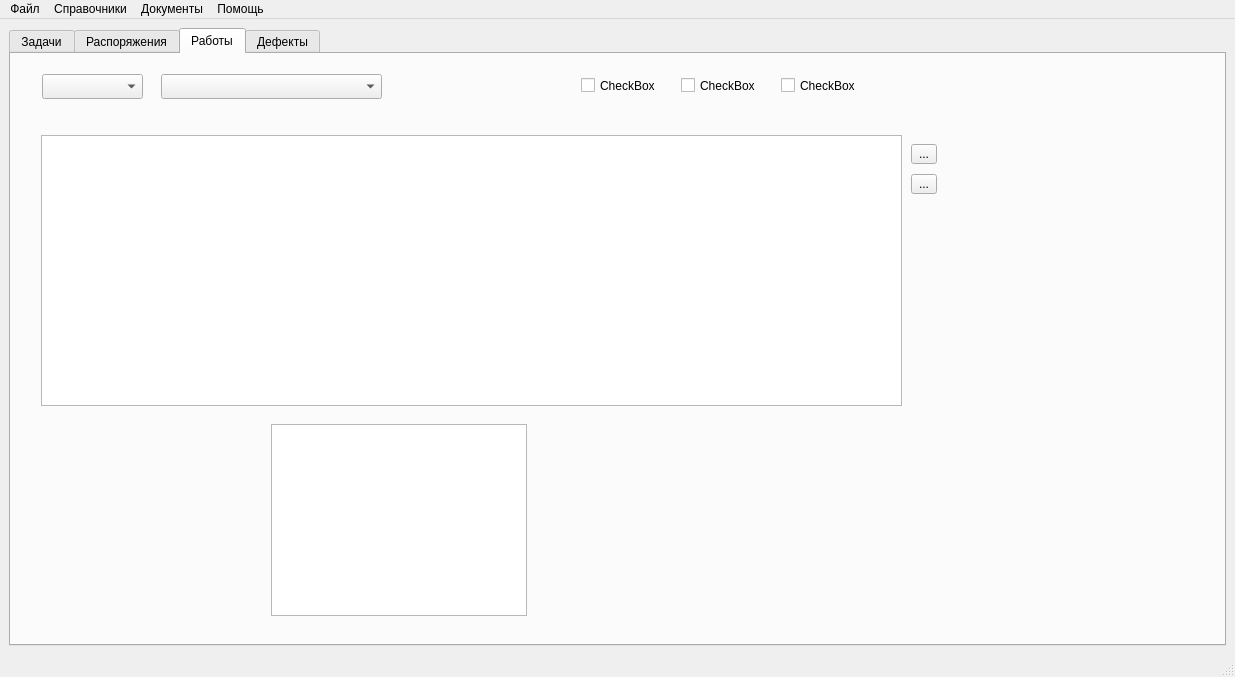
<?xml version="1.0" encoding="UTF-8"?>
<ui version="4.0">
 <class>MainWindow</class>
 <widget class="QMainWindow" name="MainWindow">
  <property name="geometry">
   <rect>
    <x>0</x>
    <y>0</y>
    <width>1235</width>
    <height>677</height>
   </rect>
  </property>
  <property name="windowTitle">
   <string>MainWindow</string>
  </property>
  <widget class="QWidget" name="centralwidget">
   <layout class="QHBoxLayout" name="horizontalLayout">
    <item>
     <widget class="QTabWidget" name="tabWidget">
      <property name="currentIndex">
       <number>2</number>
      </property>
      <widget class="QWidget" name="tasksTab">
       <property name="enabled">
        <bool>true</bool>
       </property>
       <attribute name="title">
        <string>Задачи</string>
       </attribute>
       <layout class="QVBoxLayout" name="verticalLayout_2">
        <item>
         <layout class="QHBoxLayout" name="horizontalLayout_2">
          <item>
           <widget class="QDateEdit" name="taskDateEdit">
            <property name="minimumSize">
             <size>
              <width>0</width>
              <height>0</height>
             </size>
            </property>
            <property name="calendarPopup">
             <bool>true</bool>
            </property>
           </widget>
          </item>
          <item>
           <widget class="QComboBox" name="employeeBox">
            <property name="minimumSize">
             <size>
              <width>150</width>
              <height>0</height>
             </size>
            </property>
           </widget>
          </item>
          <item>
           <spacer name="horizontalSpacer">
            <property name="orientation">
             <enum>Qt::Horizontal</enum>
            </property>
            <property name="sizeHint" stdset="0">
             <size>
              <width>40</width>
              <height>20</height>
             </size>
            </property>
           </spacer>
          </item>
         </layout>
        </item>
        <item>
         <layout class="QHBoxLayout" name="horizontalLayout_3">
          <item>
           <widget class="QTableWidget" name="taskTable">
            <column>
             <property name="text">
              <string>Нар./Расп.</string>
             </property>
            </column>
            <column>
             <property name="text">
              <string>Виды работ</string>
             </property>
            </column>
            <column>
             <property name="text">
              <string>Блок</string>
             </property>
            </column>
            <column>
             <property name="text">
              <string>Помещения</string>
             </property>
            </column>
            <column>
             <property name="text">
              <string>Оборудование</string>
             </property>
            </column>
            <column>
             <property name="text">
              <string>Производитель</string>
             </property>
            </column>
           </widget>
          </item>
          <item>
           <layout class="QVBoxLayout" name="verticalLayout">
            <item>
             <widget class="QToolButton" name="toolButton">
              <property name="minimumSize">
               <size>
                <width>32</width>
                <height>32</height>
               </size>
              </property>
              <property name="text">
               <string/>
              </property>
             </widget>
            </item>
            <item>
             <widget class="QToolButton" name="toolButton_2">
              <property name="minimumSize">
               <size>
                <width>32</width>
                <height>32</height>
               </size>
              </property>
              <property name="text">
               <string/>
              </property>
             </widget>
            </item>
            <item>
             <spacer name="verticalSpacer">
              <property name="orientation">
               <enum>Qt::Vertical</enum>
              </property>
              <property name="sizeHint" stdset="0">
               <size>
                <width>20</width>
                <height>40</height>
               </size>
              </property>
             </spacer>
            </item>
           </layout>
          </item>
         </layout>
        </item>
       </layout>
      </widget>
      <widget class="QWidget" name="rasp_tab">
       <attribute name="title">
        <string>Распоряжения</string>
       </attribute>
       <layout class="QVBoxLayout" name="verticalLayout_4">
        <item>
         <layout class="QHBoxLayout" name="horizontalLayout_4">
          <item>
           <widget class="QDateEdit" name="raspDateEdit">
            <property name="calendarPopup">
             <bool>true</bool>
            </property>
           </widget>
          </item>
          <item>
           <spacer name="horizontalSpacer_2">
            <property name="orientation">
             <enum>Qt::Horizontal</enum>
            </property>
            <property name="sizeHint" stdset="0">
             <size>
              <width>40</width>
              <height>20</height>
             </size>
            </property>
           </spacer>
          </item>
         </layout>
        </item>
        <item>
         <layout class="QHBoxLayout" name="horizontalLayout_5">
          <item>
           <widget class="QTableWidget" name="raspTable">
            <property name="editTriggers">
             <set>QAbstractItemView::NoEditTriggers</set>
            </property>
            <property name="selectionMode">
             <enum>QAbstractItemView::ExtendedSelection</enum>
            </property>
            <property name="selectionBehavior">
             <enum>QAbstractItemView::SelectRows</enum>
            </property>
            <property name="sortingEnabled">
             <bool>true</bool>
            </property>
            <attribute name="verticalHeaderVisible">
             <bool>false</bool>
            </attribute>
            <column>
             <property name="text">
              <string>Id</string>
             </property>
            </column>
            <column>
             <property name="text">
              <string>№</string>
             </property>
            </column>
            <column>
             <property name="text">
              <string>Производитель</string>
             </property>
            </column>
            <column>
             <property name="text">
              <string>Блок</string>
             </property>
            </column>
            <column>
             <property name="text">
              <string>Оборудование</string>
             </property>
            </column>
            <column>
             <property name="text">
              <string>Работы</string>
             </property>
            </column>
            <column>
             <property name="text">
              <string>Часы</string>
             </property>
            </column>
           </widget>
          </item>
          <item>
           <layout class="QVBoxLayout" name="verticalLayout_3">
            <item>
             <widget class="QToolButton" name="updateRaspButton">
              <property name="text">
               <string>...</string>
              </property>
              <property name="icon">
               <iconset resource="resource.qrc">
                <normaloff>:/icons/refresh.png</normaloff>:/icons/refresh.png</iconset>
              </property>
              <property name="iconSize">
               <size>
                <width>32</width>
                <height>32</height>
               </size>
              </property>
             </widget>
            </item>
            <item>
             <widget class="QToolButton" name="addRaspButton">
              <property name="text">
               <string>...</string>
              </property>
              <property name="icon">
               <iconset resource="resource.qrc">
                <normaloff>:/icons/add.png</normaloff>:/icons/add.png</iconset>
              </property>
              <property name="iconSize">
               <size>
                <width>32</width>
                <height>32</height>
               </size>
              </property>
             </widget>
            </item>
            <item>
             <widget class="QToolButton" name="editRaspButton">
              <property name="text">
               <string>...</string>
              </property>
              <property name="icon">
               <iconset resource="resource.qrc">
                <normaloff>:/icons/edit.png</normaloff>:/icons/edit.png</iconset>
              </property>
              <property name="iconSize">
               <size>
                <width>32</width>
                <height>32</height>
               </size>
              </property>
             </widget>
            </item>
            <item>
             <widget class="QToolButton" name="deleteRaspButton">
              <property name="text">
               <string>...</string>
              </property>
              <property name="icon">
               <iconset resource="resource.qrc">
                <normaloff>:/icons/delete.png</normaloff>:/icons/delete.png</iconset>
              </property>
              <property name="iconSize">
               <size>
                <width>32</width>
                <height>32</height>
               </size>
              </property>
             </widget>
            </item>
            <item>
             <widget class="QToolButton" name="selectAllButton">
              <property name="text">
               <string>...</string>
              </property>
              <property name="icon">
               <iconset resource="resource.qrc">
                <normaloff>:/icons/selectall.png</normaloff>:/icons/selectall.png</iconset>
              </property>
              <property name="iconSize">
               <size>
                <width>32</width>
                <height>32</height>
               </size>
              </property>
             </widget>
            </item>
            <item>
             <widget class="QToolButton" name="printButton">
              <property name="text">
               <string>...</string>
              </property>
              <property name="icon">
               <iconset resource="resource.qrc">
                <normaloff>:/icons/print.png</normaloff>:/icons/print.png</iconset>
              </property>
              <property name="iconSize">
               <size>
                <width>32</width>
                <height>32</height>
               </size>
              </property>
             </widget>
            </item>
            <item>
             <spacer name="verticalSpacer_2">
              <property name="orientation">
               <enum>Qt::Vertical</enum>
              </property>
              <property name="sizeHint" stdset="0">
               <size>
                <width>20</width>
                <height>40</height>
               </size>
              </property>
             </spacer>
            </item>
           </layout>
          </item>
         </layout>
        </item>
       </layout>
      </widget>
      <widget class="QWidget" name="tab">
       <attribute name="title">
        <string>Работы</string>
       </attribute>
       <widget class="QCheckBox" name="checkBox">
        <property name="geometry">
         <rect>
          <x>570</x>
          <y>20</y>
          <width>81</width>
          <height>23</height>
         </rect>
        </property>
        <property name="text">
         <string>CheckBox</string>
        </property>
       </widget>
       <widget class="QCheckBox" name="checkBox_2">
        <property name="geometry">
         <rect>
          <x>670</x>
          <y>20</y>
          <width>81</width>
          <height>23</height>
         </rect>
        </property>
        <property name="text">
         <string>CheckBox</string>
        </property>
       </widget>
       <widget class="QCheckBox" name="checkBox_3">
        <property name="geometry">
         <rect>
          <x>770</x>
          <y>20</y>
          <width>81</width>
          <height>23</height>
         </rect>
        </property>
        <property name="text">
         <string>CheckBox</string>
        </property>
       </widget>
       <widget class="QComboBox" name="comboBox">
        <property name="geometry">
         <rect>
          <x>150</x>
          <y>20</y>
          <width>221</width>
          <height>25</height>
         </rect>
        </property>
       </widget>
       <widget class="QComboBox" name="comboBox_2">
        <property name="geometry">
         <rect>
          <x>31</x>
          <y>20</y>
          <width>101</width>
          <height>25</height>
         </rect>
        </property>
       </widget>
       <widget class="QTableWidget" name="tableWidget">
        <property name="geometry">
         <rect>
          <x>30</x>
          <y>81</y>
          <width>861</width>
          <height>271</height>
         </rect>
        </property>
       </widget>
       <widget class="QToolButton" name="toolButton_3">
        <property name="geometry">
         <rect>
          <x>900</x>
          <y>90</y>
          <width>26</width>
          <height>20</height>
         </rect>
        </property>
        <property name="text">
         <string>...</string>
        </property>
       </widget>
       <widget class="QToolButton" name="toolButton_4">
        <property name="geometry">
         <rect>
          <x>900</x>
          <y>120</y>
          <width>26</width>
          <height>20</height>
         </rect>
        </property>
        <property name="text">
         <string>...</string>
        </property>
       </widget>
       <widget class="QListWidget" name="listWidget">
        <property name="geometry">
         <rect>
          <x>260</x>
          <y>370</y>
          <width>256</width>
          <height>192</height>
         </rect>
        </property>
       </widget>
      </widget>
      <widget class="QWidget" name="defectsTab">
       <attribute name="title">
        <string>Дефекты</string>
       </attribute>
       <layout class="QVBoxLayout" name="verticalLayout_6">
        <item>
         <layout class="QHBoxLayout" name="horizontalLayout_8">
          <item>
           <layout class="QHBoxLayout" name="horizontalLayout_6">
            <item>
             <widget class="QLabel" name="label">
              <property name="text">
               <string>Квартал</string>
              </property>
             </widget>
            </item>
            <item>
             <widget class="QComboBox" name="quarterBox">
              <property name="minimumSize">
               <size>
                <width>0</width>
                <height>0</height>
               </size>
              </property>
              <item>
               <property name="text">
                <string>I</string>
               </property>
              </item>
              <item>
               <property name="text">
                <string>II</string>
               </property>
              </item>
              <item>
               <property name="text">
                <string>III</string>
               </property>
              </item>
              <item>
               <property name="text">
                <string>IV</string>
               </property>
              </item>
             </widget>
            </item>
           </layout>
          </item>
          <item>
           <spacer name="horizontalSpacer_3">
            <property name="orientation">
             <enum>Qt::Horizontal</enum>
            </property>
            <property name="sizeHint" stdset="0">
             <size>
              <width>40</width>
              <height>20</height>
             </size>
            </property>
           </spacer>
          </item>
         </layout>
        </item>
        <item>
         <layout class="QHBoxLayout" name="horizontalLayout_7">
          <item>
           <widget class="DefectsTable" name="defectsTable">
            <property name="editTriggers">
             <set>QAbstractItemView::NoEditTriggers</set>
            </property>
            <property name="selectionMode">
             <enum>QAbstractItemView::SingleSelection</enum>
            </property>
            <property name="selectionBehavior">
             <enum>QAbstractItemView::SelectRows</enum>
            </property>
            <property name="sortingEnabled">
             <bool>true</bool>
            </property>
            <attribute name="verticalHeaderVisible">
             <bool>false</bool>
            </attribute>
            <column>
             <property name="text">
              <string>id</string>
             </property>
            </column>
            <column>
             <property name="text">
              <string>№ дефекта</string>
             </property>
            </column>
            <column>
             <property name="text">
              <string>Блок</string>
             </property>
            </column>
            <column>
             <property name="text">
              <string>Тип устр.</string>
             </property>
            </column>
            <column>
             <property name="text">
              <string>KKS</string>
             </property>
            </column>
            <column>
             <property name="text">
              <string>Нач. ремонта</string>
             </property>
            </column>
            <column>
             <property name="text">
              <string>Конец ремонта</string>
             </property>
            </column>
            <column>
             <property name="text">
              <string>Распоряжение</string>
             </property>
            </column>
           </widget>
          </item>
          <item>
           <layout class="QVBoxLayout" name="verticalLayout_5">
            <item>
             <widget class="QToolButton" name="updateDefectsButton">
              <property name="text">
               <string>...</string>
              </property>
              <property name="icon">
               <iconset resource="resource.qrc">
                <normaloff>:/icons/refresh.png</normaloff>:/icons/refresh.png</iconset>
              </property>
              <property name="iconSize">
               <size>
                <width>32</width>
                <height>32</height>
               </size>
              </property>
             </widget>
            </item>
            <item>
             <widget class="QToolButton" name="addDefectButton">
              <property name="text">
               <string>...</string>
              </property>
              <property name="icon">
               <iconset resource="resource.qrc">
                <normaloff>:/icons/add.png</normaloff>:/icons/add.png</iconset>
              </property>
              <property name="iconSize">
               <size>
                <width>32</width>
                <height>32</height>
               </size>
              </property>
             </widget>
            </item>
            <item>
             <widget class="QToolButton" name="editDefectButton">
              <property name="text">
               <string>...</string>
              </property>
              <property name="icon">
               <iconset resource="resource.qrc">
                <normaloff>:/icons/edit.png</normaloff>:/icons/edit.png</iconset>
              </property>
              <property name="iconSize">
               <size>
                <width>32</width>
                <height>32</height>
               </size>
              </property>
             </widget>
            </item>
            <item>
             <widget class="QToolButton" name="deleteDefectButton">
              <property name="text">
               <string>...</string>
              </property>
              <property name="icon">
               <iconset resource="resource.qrc">
                <normaloff>:/icons/delete.png</normaloff>:/icons/delete.png</iconset>
              </property>
              <property name="iconSize">
               <size>
                <width>32</width>
                <height>32</height>
               </size>
              </property>
             </widget>
            </item>
            <item>
             <spacer name="verticalSpacer_3">
              <property name="orientation">
               <enum>Qt::Vertical</enum>
              </property>
              <property name="sizeHint" stdset="0">
               <size>
                <width>20</width>
                <height>40</height>
               </size>
              </property>
             </spacer>
            </item>
           </layout>
          </item>
         </layout>
        </item>
       </layout>
      </widget>
     </widget>
    </item>
   </layout>
  </widget>
  <widget class="QMenuBar" name="menubar">
   <property name="geometry">
    <rect>
     <x>0</x>
     <y>0</y>
     <width>1235</width>
     <height>22</height>
    </rect>
   </property>
   <widget class="QMenu" name="menu">
    <property name="title">
     <string>Файл</string>
    </property>
    <widget class="QMenu" name="menu_3">
     <property name="title">
      <string>Подключиться к базе</string>
     </property>
     <addaction name="aDefault"/>
     <addaction name="aAnother"/>
    </widget>
    <addaction name="menu_3"/>
    <addaction name="aError"/>
    <addaction name="aExit"/>
   </widget>
   <widget class="QMenu" name="menu_2">
    <property name="title">
     <string>Справочники</string>
    </property>
    <addaction name="aEmployees"/>
    <addaction name="aUnits"/>
    <addaction name="aSchedule"/>
    <addaction name="aIssuers"/>
    <addaction name="aLocations"/>
    <addaction name="aMaterials"/>
    <addaction name="separator"/>
    <addaction name="aNormative"/>
   </widget>
   <widget class="QMenu" name="menu_4">
    <property name="title">
     <string>Документы</string>
    </property>
    <addaction name="aDocuments"/>
   </widget>
   <widget class="QMenu" name="menu_5">
    <property name="title">
     <string>Помощь</string>
    </property>
    <addaction name="aAbout"/>
   </widget>
   <addaction name="menu"/>
   <addaction name="menu_2"/>
   <addaction name="menu_4"/>
   <addaction name="menu_5"/>
  </widget>
  <widget class="QStatusBar" name="statusbar"/>
  <action name="aEmployees">
   <property name="text">
    <string>Работники...</string>
   </property>
  </action>
  <action name="aUnits">
   <property name="text">
    <string>Блоки...</string>
   </property>
  </action>
  <action name="aDocuments">
   <property name="text">
    <string>Сформировать пакет документов</string>
   </property>
  </action>
  <action name="aDefault">
   <property name="text">
    <string>По умолчанию</string>
   </property>
  </action>
  <action name="aAnother">
   <property name="text">
    <string>Другая БД...</string>
   </property>
  </action>
  <action name="aExit">
   <property name="text">
    <string>Выход</string>
   </property>
  </action>
  <action name="aAbout">
   <property name="text">
    <string>О программе...</string>
   </property>
  </action>
  <action name="aError">
   <property name="text">
    <string>Журнал ошибок...</string>
   </property>
  </action>
  <action name="aSchedule">
   <property name="text">
    <string>График работ...</string>
   </property>
  </action>
  <action name="aLocations">
   <property name="text">
    <string>Расположение оборудования...</string>
   </property>
  </action>
  <action name="aIssuers">
   <property name="text">
    <string>Выдающие...</string>
   </property>
  </action>
  <action name="aMaterials">
   <property name="text">
    <string>Материалы...</string>
   </property>
  </action>
  <action name="aNormative">
   <property name="text">
    <string>Нормативы ОЭСН...</string>
   </property>
  </action>
 </widget>
 <customwidgets>
  <customwidget>
   <class>DefectsTable</class>
   <extends>QTableWidget</extends>
   <header>defectstable.h</header>
  </customwidget>
 </customwidgets>
 <resources>
  <include location="resource.qrc"/>
 </resources>
 <connections>
  <connection>
   <sender>aExit</sender>
   <signal>triggered()</signal>
   <receiver>MainWindow</receiver>
   <slot>close()</slot>
   <hints>
    <hint type="sourcelabel">
     <x>-1</x>
     <y>-1</y>
    </hint>
    <hint type="destinationlabel">
     <x>617</x>
     <y>338</y>
    </hint>
   </hints>
  </connection>
 </connections>
</ui>
